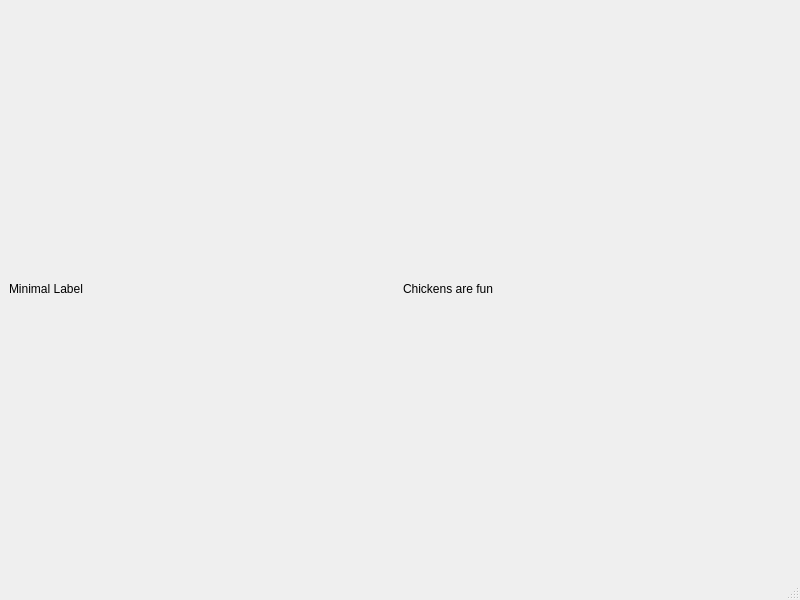
<?xml version="1.0" encoding="UTF-8"?>
<ui version="4.0">
 <class>MainWindow</class>
 <widget class="QMainWindow" name="MainWindow">
  <property name="geometry">
   <rect>
    <x>0</x>
    <y>0</y>
    <width>800</width>
    <height>600</height>
   </rect>
  </property>
  <property name="windowTitle">
   <string>MainWindow</string>
  </property>
  <widget class="QWidget" name="centralwidget">
   <layout class="QGridLayout" name="gridLayout">
    <item row="0" column="1">
     <widget class="QLabel" name="label_2">
      <property name="text">
       <string>Chickens are fun</string>
      </property>
     </widget>
    </item>
    <item row="0" column="0">
     <widget class="QLabel" name="label">
      <property name="text">
       <string>Minimal Label</string>
      </property>
     </widget>
    </item>
   </layout>
  </widget>
  <widget class="QMenuBar" name="menubar">
   <property name="geometry">
    <rect>
     <x>0</x>
     <y>0</y>
     <width>800</width>
     <height>24</height>
    </rect>
   </property>
  </widget>
  <widget class="QStatusBar" name="statusbar"/>
 </widget>
 <resources/>
 <connections/>
</ui>
